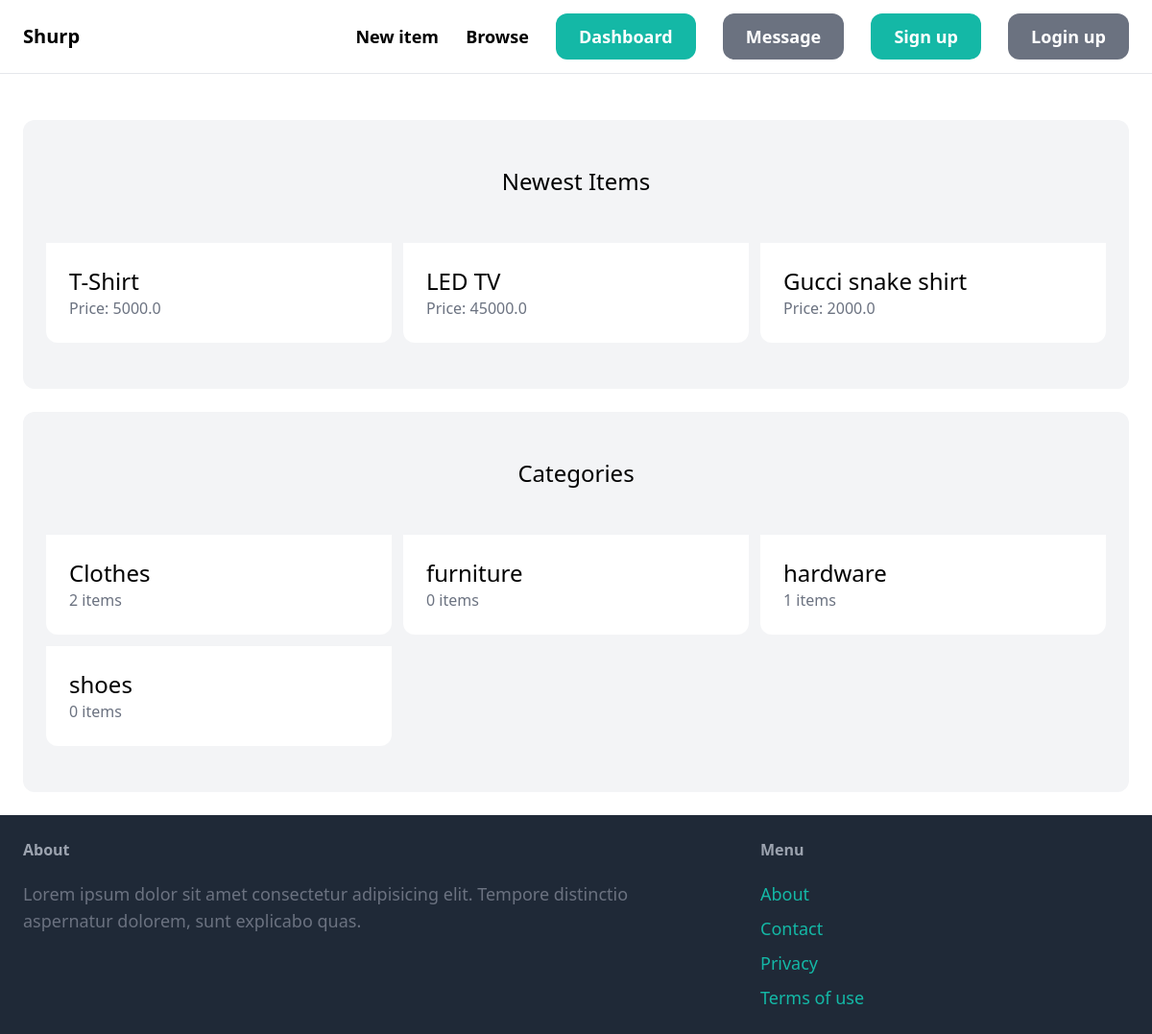
The app's page /, older data.
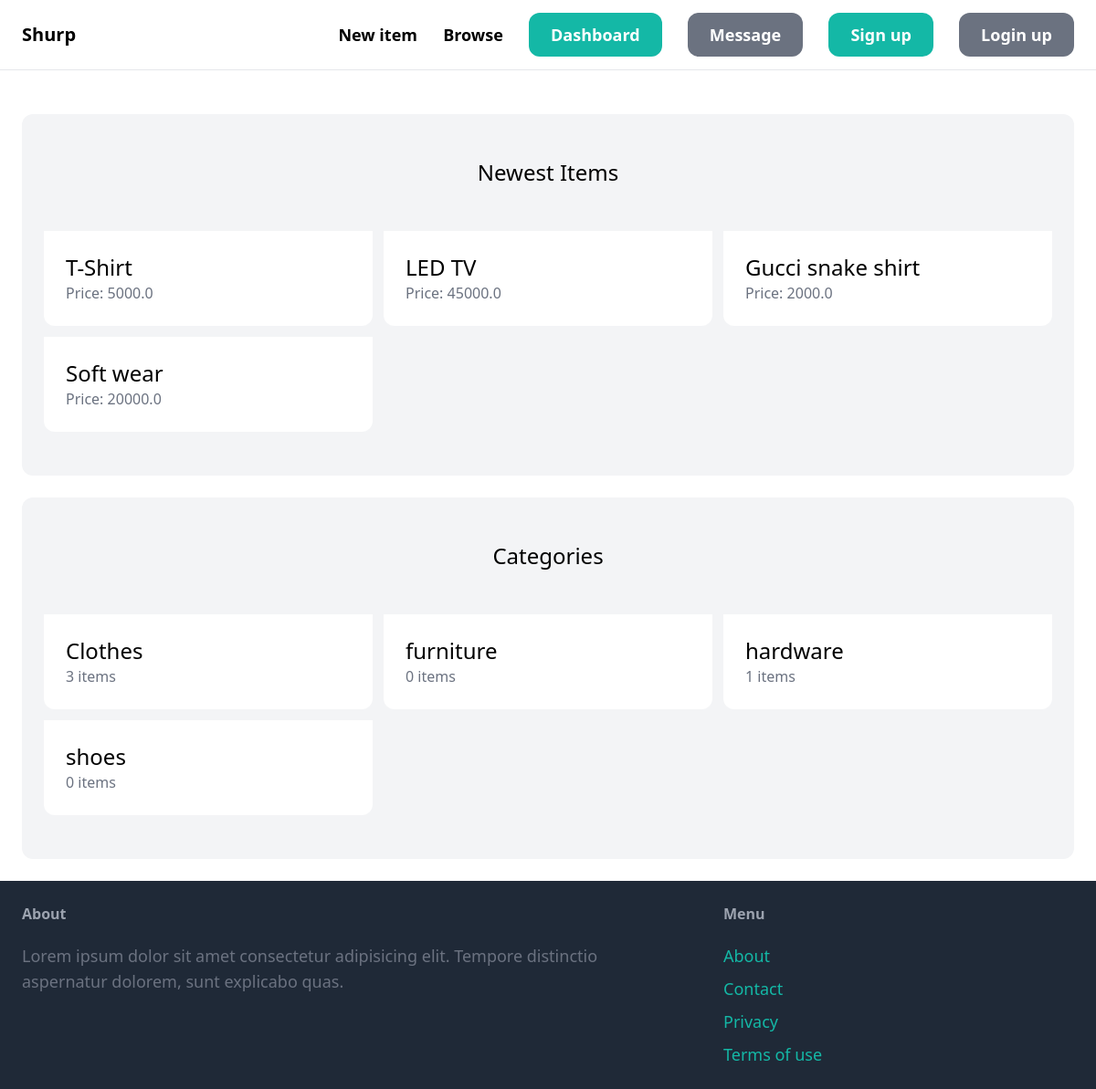
The same page, newer data.
### item/models.py (models this page shows, shortened)
class Item(models.Model):
    category = models.ForeignKey(Category, related_name='items', on_delete=models.CASCADE)
    name = models.CharField(max_length=255)
    description = models.TextField(blank=True, null=True)
    price = models.FloatField()
    image = models.ImageField(upload_to='item_images', blank=True,  null=True)
    is_sold = models.BooleanField(default=False)
    created_by = models.ForeignKey(User, related_name='items', on_delete=models.CASCADE)
    created_at = models.DateTimeField(auto_now_add=True)

class Category(models.Model):
    name = models.CharField(max_length=255)
    class Meta:
        ordering = ('name',) #bug was a typo 🤣
        verbose_name_plural = 'Categories'

### core/views.py (the view)
# urls.py: path('', views.index, name="index"),
def index(request):
    items = Item.objects.filter(is_sold=False)[0:6]
    categories = Category.objects.all() #get all categories
    return render(request, 'core/index.html', {
        'categories': categories,
        'items': items,
    })

### core/templates/core/index.html (shortened to what this page needs)
{% extends 'core/base.html' %}
{% block content %}
    <div class="mt-6 px-6 py-12 bg-gray-100 rounded-xl">
        <h2 class="mb-12 text-2xl text-center">Newest Items</h2>
        <div class="grid grid-cols-3 gap-3">
            {% for item in items %}
                <div class="">
                    <a href="{% url 'item:detail' item.id %}">
                        <div class="p-6 bg-white rounded-b-xl">
                            <h2 class="text-2xl">
                                {{ item.name }}
                            </h2>
                            <p class="text-gray-500">Price: {{ item.price }}</p>
                        </div>
                    </a>
                </div>
            {% endfor %}
        </div>
    </div>
    <div class="mt-6 px-6 py-12 bg-gray-100 rounded-xl">
        <h2 class="mb-12 text-2xl text-center">Categories</h2>
        <div class="grid grid-cols-3 gap-3">
            {% for category in categories %}
            <div class="">
                <a href="#">
                    <div class="p-6 bg-white rounded-b-xl">
                        <h2 class="text-2xl">
                            {{ category.name }}
                        </h2>
                        <p class="text-gray-500">{{ category.items.count }} items</p>
                    </div>
                </a>
            </div>
            {% endfor %}
        </div>
    </div>
{% endblock %}

Row changes from the older to the newer data that the page shows:
added Item: name "Soft wear", price "20000.0"
computed for Category "Clothes": items.count "2" → "3"
